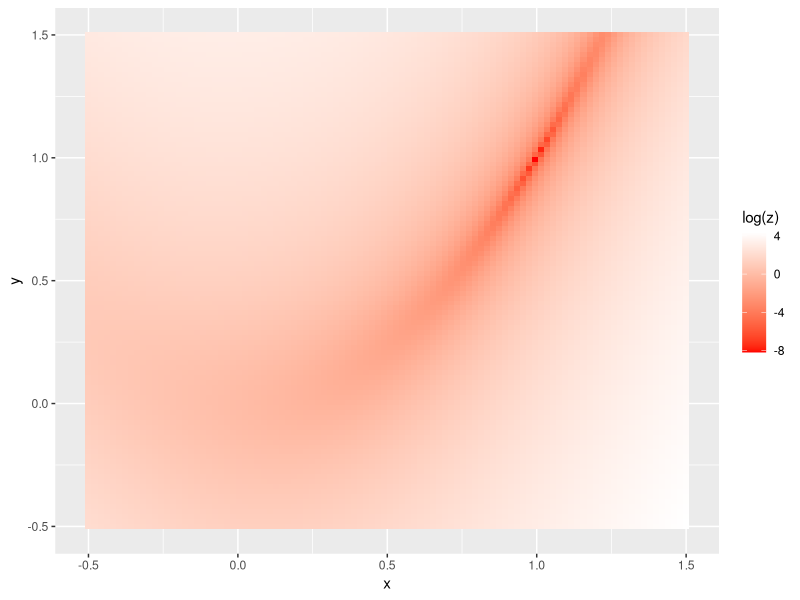
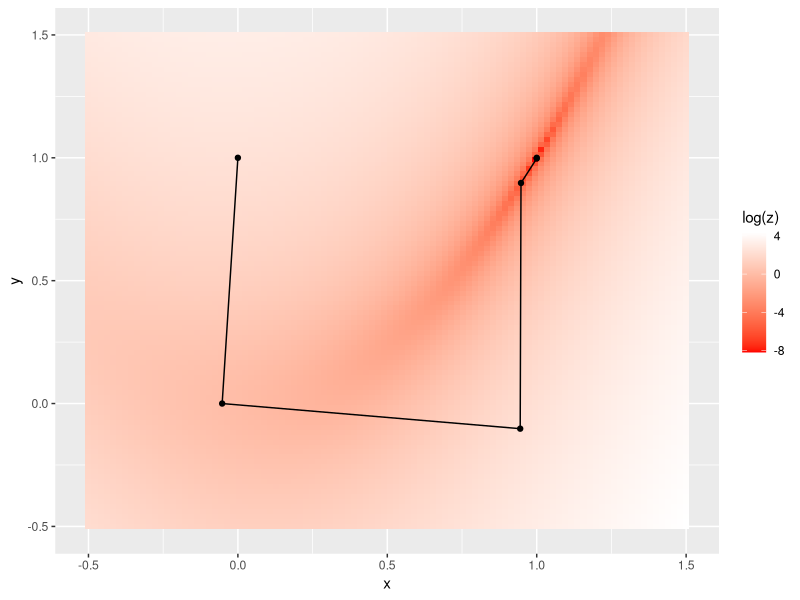

The R source for these figures, in order:
# 信頼領域＋ニュートン法

library(ggplot2)

call.2 = function( fun, x, y ){ fun(cbind(x,y)) }
f  = function(x){
  if( !is.matrix(x) ){ x = matrix(x,1,2) }
  (x[,1]-1)^2+10*(x[,1]^2-x[,2])^2
  }
df = function(x){
  if( !is.matrix(x) ){ x = matrix(x,1,2) }
  cbind( 2*(x[,1]-1)+20*(x[,1]^2-x[,2])*2*x[,1],
         -20*(x[,1]^2-x[,2] ) )
}
Hf = function(x){ 
  if( !is.matrix(x) ){ x = matrix(x,1,2) }
  matrix( c(2+40*(3*x[,1]^2-x[,2]),-40*x[,1],-40*x[,1],20), 2,2 )
  }

q.solve = function( x0 ){ -1 * df(x0) %*% solve(Hf(x0)) }

mu1 = 0.25
mu2 = 0.75
gamma1 = 0.5
gamma2 = 2.0

# 関数値の可視化
N <- 100
x <- seq(-0.5,1.5, length=N)
y <- seq(-0.5,1.5, length=N)
d.cont <- data.frame( x=rep(x,N), y=rep(y,each=N) )
d.cont <- transform(d.cont, z=call.2( f, x, y ) )

p <- ggplot()
p <- p + geom_tile( data=d.cont, aes(x=x,y=y,z=z,fill=log(z) )) 
p <- p + scale_fill_gradient(low = "red", high = "white") 
print(p)
                    
# 信頼領域でのニュートン法
x = 0
y = 1
R = 10
ps = data.frame( x=x, y=y, z=f(c(x,y)) )
while( sum(df(c(x,y))^2) > 0.0001 ){
  d = q.solve( matrix(c(x,y),1,2 ) )
  x = x + d[1]
  y = y + d[2]
  ps = rbind( ps, data.frame( x=x, y=y, z=f(c(x,y)) ) )
}

p <- ggplot()
p <- p + geom_tile( data=d.cont, aes(x=x,y=y,z=z,fill=log(z) )) 
p <- p + scale_fill_gradient(low = "red", high = "white") 
p <- p + geom_point( data=ps, aes(x=x,y=y) ) + geom_path( data=ps, aes(x=x,y=y) )
print(p)
